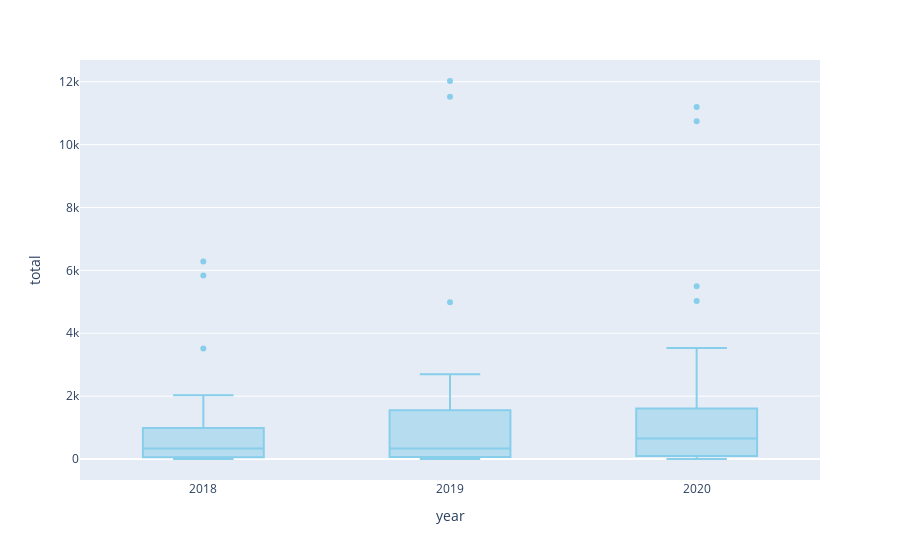

Source (notebook cell):
### Code cell
fig = px.box(final_df, x='year', y='total', hover_name='STATES', color_discrete_sequence=['skyblue'])
fig.show()

### Figure 1 — Plotly figure (JSON) as saved in the notebook; plotly's stock layout.template omitted (floating-point values rounded to 4 significant figures)
{"data": [{"alignmentgroup": "True", "hovertemplate": "<b>%{hovertext}</b><br><br>year=%{x}<br>total=%{y}<extra></extra>", "hovertext": ["Andhra Pradesh", "Arunachal Pradesh", "Assam", "Bihar", "Chhattisgarh", "Goa", "Gujarat", "Haryana", "Himachal Pradesh", "Jammu & Kashmir", "Jharkhand", "Karnataka", "Kerala", "Madhya Pradesh", "Maharashtra", "Manipur", "Meghalaya", "Mizoram", "Nagaland", "Odisha", "Punjab", "Rajasthan", "Sikkim", "Tamil Nadu", "Telangana", "Tripura", "Uttar Pradesh", "Uttarakhand", "West Bengal", "Andhra Pradesh", "Arunachal Pradesh", "Assam", "Bihar", "Chhattisgarh", "Goa", "Gujarat", "Haryana", "Himachal Pradesh", "Jammu & Kashmir", "Jharkhand", "Karnataka", "Kerala", "Madhya Pradesh", "Maharashtra", "Manipur", "Meghalaya", "Mizoram", "Nagaland", "Odisha", "Punjab", "Rajasthan", "Sikkim", "Tamil Nadu", "Telangana", "Tripura", "Uttar Pradesh", "Uttarakhand", "West Bengal", "Andhra Pradesh", "Arunachal Pradesh", "Assam", "Bihar", "Chhattisgarh", "Goa", "Gujarat", "Haryana", "Himachal Pradesh", "Jammu & Kashmir", "Jharkhand", "Karnataka", "Kerala", "Madhya Pradesh", "Maharashtra", "Manipur", "Meghalaya", "Mizoram", "Nagaland", "Odisha", "Punjab", "Rajasthan", "Sikkim", "Tamil Nadu", "Telangana", "Tripura", "Uttar Pradesh", "Uttarakhand", "West Bengal"], "legendgroup": "", "marker": {"color": "skyblue"}, "name": "", "notched": false, "offsetgroup": "", "orientation": "v", "showlegend": false, "type": "box", "x": [2018, 2018, 2018, 2018, 2018, 2018, 2018, 2018, 2018, 2018, 2018, 2018, 2018, 2018, 2018, 2018, 2018, 2018, 2018, 2018, 2018, 2018, 2018, 2018, 2018, 2018, 2018, 2018, 2018, 2019, 2019, 2019, 2019, 2019, 2019, 2019, 2019, 2019, 2019, 2019, 2019, 2019, 2019, 2019, 2019, 2019, 2019, 2019, 2019, 2019, 2019, 2019, 2019, 2019, 2019, 2019, 2019, 2019, 2020, 2020, 2020, 2020, 2020, 2020, 2020, 2020, 2020, 2020, 2020, 2020, 2020, 2020, 2020, 2020, 2020, 2020, 2020, 2020, 2020, 2020, 2020, 2020, 2020, 2020, 2020, 2020, 2020], "x0": " ", "xaxis": "x", "y": [1208, 7, 2026, 374, 139, 29, 702, 430, 69, 74, 946, 5840, 343, 743, 3511, 30, 74, 6, 2, 843, 239, 1104, 1, 297, 1205, 20, 6280, 171, 335, 1886, 8, 2285, 1050, 175, 15, 784, 564, 80, 74, 1102, 12023, 307, 602, 4988, 4, 89, 8, 2, 1485, 243, 1762, 2, 385, 2693, 20, 11522, 100, 335, 1899, 30, 3530, 1512, 299, 40, 1283, 656, 98, 124, 1211, 10741, 426, 699, 5496, 79, 143, 16, 8, 1931, 378, 1354, 0, 782, 5024, 34, 11193, 243, 712], "y0": " ", "yaxis": "y"}], "layout": {"boxmode": "group", "legend": {"tracegroupgap": 0}, "margin": {"t": 60}, "xaxis": {"anchor": "y", "domain": [0, 1], "title": {"text": "year"}}, "yaxis": {"anchor": "x", "domain": [0, 1], "title": {"text": "total"}}}}
